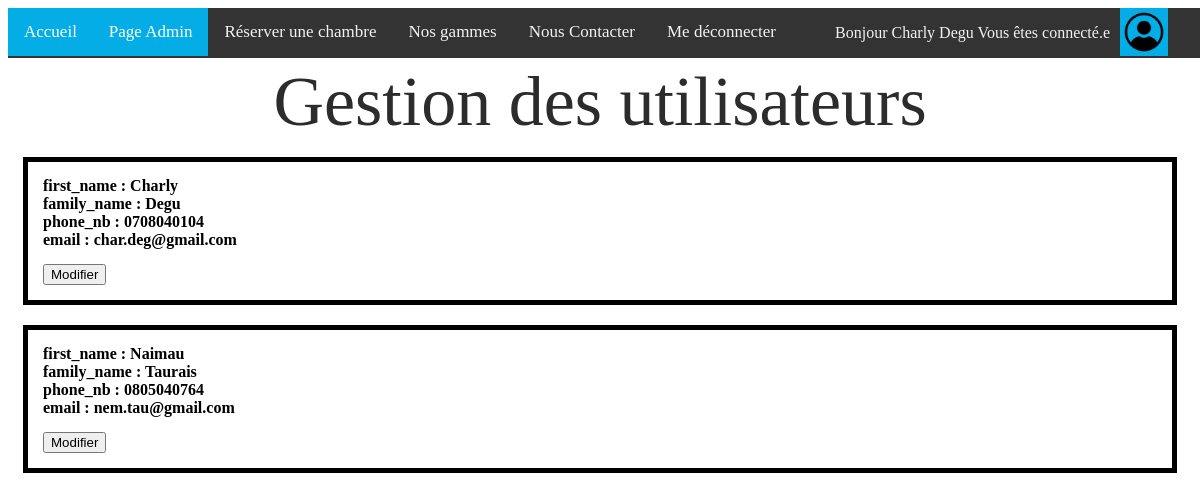
/admin/users_management.php (signed in), run on an earlier commit of the app's database.
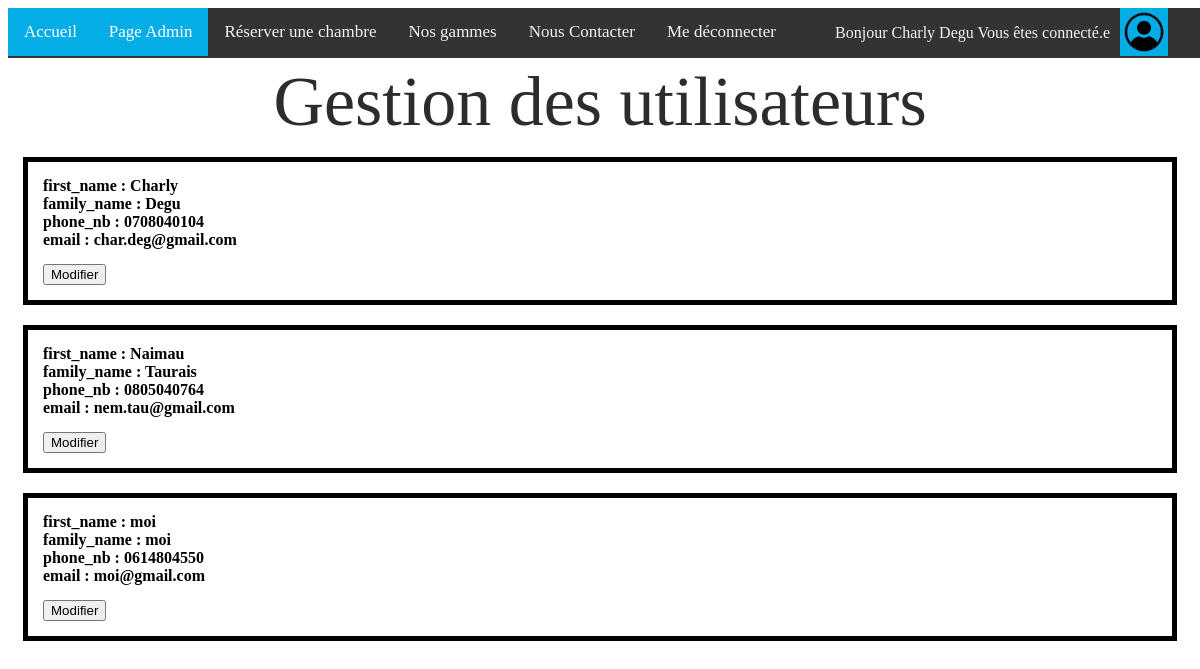
And on a later commit of the database.
### tables this page shows
CREATE TABLE users(
   id_user INTEGER PRIMARY KEY AUTOINCREMENT UNIQUE NOT NULL,
   first_name TEXT,
   family_name TEXT,
   phone_nb TEXT,
   email TEXT,
   password TEXT
, is_admin BOOLEAN DEFAULT false, "id");

### public/admin/users_management.php (the view, shortened to what this page needs)
<?php
require_once __DIR__ . DIRECTORY_SEPARATOR . 'check_admin.php';
$request = $database->prepare('SELECT * FROM users u');
$request->execute();
if (empty($users = $request->fetchAll())) {
    echo("Vous n'avez aucun utilisateur.");
}
usort($users, function ($a, $b) {
  return $a['id'] - $b['id'];
});
?>
<!DOCTYPE html>
<html lang="fr">
<head>
    <link rel="stylesheet" href="styles/pageadmin.css" />
    <link rel="stylesheet" href="styles/rooms.css" />
</head>
<body>
    <?php require_once '../navbar.php' ?>
  <br>
  <br>
  <br>
    <div class="titre">
      Gestion des utilisateurs
  </div>
    <div class="room-list">
    <?php foreach($users as $user) { ?>
      <div class="room">
          <div class="desc">
              <b>first_name : <?php echo $user['first_name'] ?></b>
              <br>
              <b>family_name : <?php echo $user['family_name'] ?></b>
              <br>
              <b>phone_nb : <?php echo $user['phone_nb'] ?></b>
              <br>
              <b>email : <?php echo $user['email'] ?></b>
            </div>
            <a href=<?php echo "modify_user.php?id=" . $user["id"] ?>><button> Modifier</button></a>
        </div>
    <?php } ?>
    </div>
</body>
</html>

### public/navbar.php (shortened to what this page needs)
<div class="topnav">
    <div class="gauche">
    <a class="active" href="/index.php">Accueil</a>
    <?php if (isset($_SESSION['user']) && $_SESSION['user']['is_admin']) { ?>
        <a class="active" href="/pageadmin.php">Page Admin</a>
    <?php } ?>
    <a href="/room_list.php">Réserver une chambre</a>
    <a href="/gammes.php">Nos gammes</a>
    <a href="index.php#contact">Nous Contacter</a>
    <?php if (!isset($_SESSION['user'])) { ?>
        <a href="register.php">M'inscrire</a>
        <a href="login.php">Me connecter</a>
    <?php } else { ?>
        <a href ="?action=logout"> Me déconnecter</a>
    <?php } ?>
    </div>
    <div class="droite">
    <?php if (isset($_SESSION['user'])) { ?>
        <p>
            <?php echo "Bonjour " . $_SESSION['user']['first_name'] . " " . $_SESSION['user']['family_name'] ?>
            Vous êtes connecté.e
        </p>
    <?php } else { ?>
        <p> Vous n'êtes pas connecté.e </p>
    <?php } ?>
    <a href="/login.php"><img src="/images/icone.png" alt="identifant"></a>
    </div>
</div>

### public/admin/styles/pageadmin.css (style rules this page uses)
body { background-image: url("https://woody.cloudly.space/app/uploads/montpelliertourisme/2022/12/thumbs/Littoral-Carnon-Plage_free_format-1920x960.jpg"); background-size: cover; background-attachment: fixed; }
div.titre { color: rgb(5, 0, 105); text-align: center; font-size: 100px; font-family: Brush Script MT; }
.topnav { background-color: #333; position: fixed; width:100%; display:flex; justify-content: space-between; }
.gauche a { float: left; color: #f2f2f2; text-align: center; padding: 14px 16px; text-decoration: none; font-size: 17px; }
.droite { display: flex; color: #f2f2f2; }
.droite p { margin-right: 10px; }
.gauche a.active { background-color: #04ade5; color: white; }
.droite img { display: flex; width: 48px; height: 48px; background-color: #04ade5; margin-right: 40px; }
div.titre { color: rgb(44, 44, 44); text-align: center; font-size: 70px; font-family: Georgia; }

### public/admin/styles/rooms.css (style rules this page uses)
.room-list { margin: 15px; }
.room { background-color: white; border-style: solid; border-width: 5px; padding: 15px; margin-bottom: 20px; }
.desc { margin-bottom: 15px; }

What changed in the data, as far as the page shows it:
added users: first_name "moi", family_name "moi", phone_nb "0614804550", email "moi@gmail.com"
